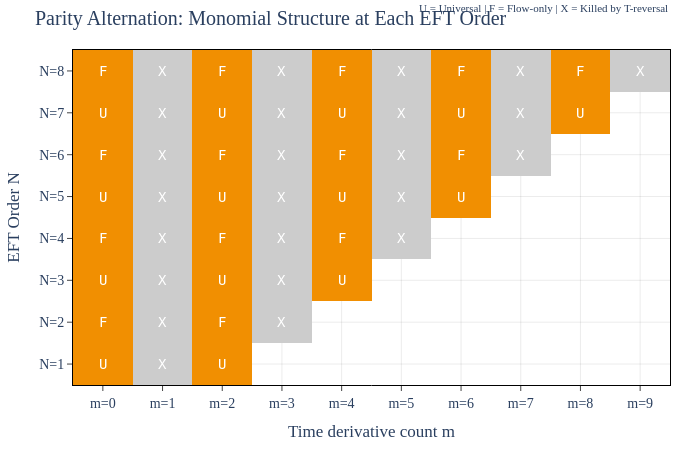

The notebook cell saved with this chart:
### Code cell
# viz-ref: fig_parity_alternation
# Visual: heatmap of monomial structure at each order

orders = list(range(1, 9))
max_L = max(N + 1 for N in orders)  # = 9

# Build a matrix: rows = orders N, columns = m values (0..max_L)
# Cell value: 0 = not present, 1 = survives (universal), 2 = survives (flow-only), -1 = killed
matrix = []
m_labels = [str(m) for m in range(max_L + 1)]
n_labels = [f"N={N}" for N in orders]

z_data = []
hover_data = []
for N in orders:
    L = N + 1
    pa = parity_alternation(N)
    row = []
    hover_row = []
    for m in range(max_L + 1):
        n = L - m
        if n < 0 or m > L:
            row.append(np.nan)  # outside this order
            hover_row.append("")
        elif m % 2 != 0:
            row.append(-1)  # killed by T-reversal
            hover_row.append(f"N={N}: (m={m},n={n}) KILLED by T-reversal")
        else:
            if n % 2 == 0:
                row.append(1)  # universal
                hover_row.append(f"N={N}: (m={m},n={n}) UNIVERSAL (even n)")
            else:
                row.append(2)  # flow-only
                hover_row.append(f"N={N}: (m={m},n={n}) FLOW-ONLY (odd n)")
    z_data.append(row)
    hover_data.append(hover_row)

# Custom colorscale: nan=white, -1=grey (killed), 1=green (universal), 2=red (flow-only)
killed_color = COLORS["sensitivity"]  # grey for killed monomials
fig = go.Figure(
    data=go.Heatmap(
        z=z_data,
        x=[f"m={m}" for m in range(max_L + 1)],
        y=[f"N={N}" for N in orders],
        customdata=hover_data,
        hovertemplate="%{customdata}<extra></extra>",
        colorscale=[
            [0.0, killed_color],
            [0.33, killed_color],
            [0.33, COLORS["Steinhauer"]],  # 1 -> blue (universal)
            [0.66, COLORS["Steinhauer"]],
            [0.66, COLORS["Trento"]],  # 2 -> amber (flow-only)
            [1.0, COLORS["Trento"]],
        ],
        zmin=-1,
        zmax=2,
        showscale=False,
    )
)

# Add text annotations on each cell
for i, N in enumerate(orders):
    L = N + 1
    for m in range(max_L + 1):
        n = L - m
        if n < 0 or m > L:
            continue
        if m % 2 != 0:
            symbol = "X"
            color = "white"
        elif n % 2 == 0:
            symbol = "U"
            color = "white"
        else:
            symbol = "F"
            color = "white"
        fig.add_annotation(
            x=f"m={m}",
            y=f"N={N}",
            text=symbol,
            showarrow=False,
            font=dict(size=14, color=color, family="monospace"),
        )

apply_layout(
    fig,
    title="Parity Alternation: Monomial Structure at Each EFT Order",
    height=450,
    width=700,
    xaxis_title="Time derivative count m",
    yaxis_title="EFT Order N",
)

# Add legend annotation
fig.add_annotation(
    x=1.0,
    y=1.15,
    xref="paper",
    yref="paper",
    text="U = Universal | F = Flow-only | X = Killed by T-reversal",
    showarrow=False,
    font=dict(size=11),
)

fig.show()

### Figure 1 — Plotly figure (JSON) as saved in the notebook; plotly's stock layout.template omitted (floating-point values rounded to 4 significant figures)
{"data": [{"colorscale": [[0, "#CCCCCC"], [0.33, "#CCCCCC"], [0.33, "#2E86AB"], [0.66, "#2E86AB"], [0.66, "#F18F01"], [1, "#F18F01"]], "customdata": [["N=1: (m=0,n=2) UNIVERSAL (even n)", "N=1: (m=1,n=1) KILLED by T-reversal", "N=1: (m=2,n=0) UNIVERSAL (even n)", "", "", "", "", "", "", ""], ["N=2: (m=0,n=3) FLOW-ONLY (odd n)", "N=2: (m=1,n=2) KILLED by T-reversal", "N=2: (m=2,n=1) FLOW-ONLY (odd n)", "N=2: (m=3,n=0) KILLED by T-reversal", "", "", "", "", "", ""], ["N=3: (m=0,n=4) UNIVERSAL (even n)", "N=3: (m=1,n=3) KILLED by T-reversal", "N=3: (m=2,n=2) UNIVERSAL (even n)", "N=3: (m=3,n=1) KILLED by T-reversal", "N=3: (m=4,n=0) UNIVERSAL (even n)", "", "", "", "", ""], ["N=4: (m=0,n=5) FLOW-ONLY (odd n)", "N=4: (m=1,n=4) KILLED by T-reversal", "N=4: (m=2,n=3) FLOW-ONLY (odd n)", "N=4: (m=3,n=2) KILLED by T-reversal", "N=4: (m=4,n=1) FLOW-ONLY (odd n)", "N=4: (m=5,n=0) KILLED by T-reversal", "", "", "", ""], ["N=5: (m=0,n=6) UNIVERSAL (even n)", "N=5: (m=1,n=5) KILLED by T-reversal", "N=5: (m=2,n=4) UNIVERSAL (even n)", "N=5: (m=3,n=3) KILLED by T-reversal", "N=5: (m=4,n=2) UNIVERSAL (even n)", "N=5: (m=5,n=1) KILLED by T-reversal", "N=5: (m=6,n=0) UNIVERSAL (even n)", "", "", ""], ["N=6: (m=0,n=7) FLOW-ONLY (odd n)", "N=6: (m=1,n=6) KILLED by T-reversal", "N=6: (m=2,n=5) FLOW-ONLY (odd n)", "N=6: (m=3,n=4) KILLED by T-reversal", "N=6: (m=4,n=3) FLOW-ONLY (odd n)", "N=6: (m=5,n=2) KILLED by T-reversal", "N=6: (m=6,n=1) FLOW-ONLY (odd n)", "N=6: (m=7,n=0) KILLED by T-reversal", "", ""], ["N=7: (m=0,n=8) UNIVERSAL (even n)", "N=7: (m=1,n=7) KILLED by T-reversal", "N=7: (m=2,n=6) UNIVERSAL (even n)", "N=7: (m=3,n=5) KILLED by T-reversal", "N=7: (m=4,n=4) UNIVERSAL (even n)", "N=7: (m=5,n=3) KILLED by T-reversal", "N=7: (m=6,n=2) UNIVERSAL (even n)", "N=7: (m=7,n=1) KILLED by T-reversal", "N=7: (m=8,n=0) UNIVERSAL (even n)", ""], ["N=8: (m=0,n=9) FLOW-ONLY (odd n)", "N=8: (m=1,n=8) KILLED by T-reversal", "N=8: (m=2,n=7) FLOW-ONLY (odd n)", "N=8: (m=3,n=6) KILLED by T-reversal", "N=8: (m=4,n=5) FLOW-ONLY (odd n)", "N=8: (m=5,n=4) KILLED by T-reversal", "N=8: (m=6,n=3) FLOW-ONLY (odd n)", "N=8: (m=7,n=2) KILLED by T-reversal", "N=8: (m=8,n=1) FLOW-ONLY (odd n)", "N=8: (m=9,n=0) KILLED by T-reversal"]], "hovertemplate": "%{customdata}<extra></extra>", "showscale": false, "type": "heatmap", "x": ["m=0", "m=1", "m=2", "m=3", "m=4", "m=5", "m=6", "m=7", "m=8", "m=9"], "y": ["N=1", "N=2", "N=3", "N=4", "N=5", "N=6", "N=7", "N=8"], "z": [[1, -1, 1, null, null, null, null, null, null, null], [2, -1, 2, -1, null, null, null, null, null, null], [1, -1, 1, -1, 1, null, null, null, null, null], [2, -1, 2, -1, 2, -1, null, null, null, null], [1, -1, 1, -1, 1, -1, 1, null, null, null], [2, -1, 2, -1, 2, -1, 2, -1, null, null], [1, -1, 1, -1, 1, -1, 1, -1, 1, null], [2, -1, 2, -1, 2, -1, 2, -1, 2, -1]], "zmax": 2, "zmin": -1}], "layout": {"annotations": [{"font": {"color": "white", "family": "monospace", "size": 14}, "showarrow": false, "text": "U", "x": "m=0", "y": "N=1"}, {"font": {"color": "white", "family": "monospace", "size": 14}, "showarrow": false, "text": "X", "x": "m=1", "y": "N=1"}, {"font": {"color": "white", "family": "monospace", "size": 14}, "showarrow": false, "text": "U", "x": "m=2", "y": "N=1"}, {"font": {"color": "white", "family": "monospace", "size": 14}, "showarrow": false, "text": "F", "x": "m=0", "y": "N=2"}, {"font": {"color": "white", "family": "monospace", "size": 14}, "showarrow": false, "text": "X", "x": "m=1", "y": "N=2"}, {"font": {"color": "white", "family": "monospace", "size": 14}, "showarrow": false, "text": "F", "x": "m=2", "y": "N=2"}, {"font": {"color": "white", "family": "monospace", "size": 14}, "showarrow": false, "text": "X", "x": "m=3", "y": "N=2"}, {"font": {"color": "white", "family": "monospace", "size": 14}, "showarrow": false, "text": "U", "x": "m=0", "y": "N=3"}, {"font": {"color": "white", "family": "monospace", "size": 14}, "showarrow": false, "text": "X", "x": "m=1", "y": "N=3"}, {"font": {"color": "white", "family": "monospace", "size": 14}, "showarrow": false, "text": "U", "x": "m=2", "y": "N=3"}, {"font": {"color": "white", "family": "monospace", "size": 14}, "showarrow": false, "text": "X", "x": "m=3", "y": "N=3"}, {"font": {"color": "white", "family": "monospace", "size": 14}, "showarrow": false, "text": "U", "x": "m=4", "y": "N=3"}, {"font": {"color": "white", "family": "monospace", "size": 14}, "showarrow": false, "text": "F", "x": "m=0", "y": "N=4"}, {"font": {"color": "white", "family": "monospace", "size": 14}, "showarrow": false, "text": "X", "x": "m=1", "y": "N=4"}, {"font": {"color": "white", "family": "monospace", "size": 14}, "showarrow": false, "text": "F", "x": "m=2", "y": "N=4"}, {"font": {"color": "white", "family": "monospace", "size": 14}, "showarrow": false, "text": "X", "x": "m=3", "y": "N=4"}, {"font": {"color": "white", "family": "monospace", "size": 14}, "showarrow": false, "text": "F", "x": "m=4", "y": "N=4"}, {"font": {"color": "white", "family": "monospace", "size": 14}, "showarrow": false, "text": "X", "x": "m=5", "y": "N=4"}, {"font": {"color": "white", "family": "monospace", "size": 14}, "showarrow": false, "text": "U", "x": "m=0", "y": "N=5"}, {"font": {"color": "white", "family": "monospace", "size": 14}, "showarrow": false, "text": "X", "x": "m=1", "y": "N=5"}, {"font": {"color": "white", "family": "monospace", "size": 14}, "showarrow": false, "text": "U", "x": "m=2", "y": "N=5"}, {"font": {"color": "white", "family": "monospace", "size": 14}, "showarrow": false, "text": "X", "x": "m=3", "y": "N=5"}, {"font": {"color": "white", "family": "monospace", "size": 14}, "showarrow": false, "text": "U", "x": "m=4", "y": "N=5"}, {"font": {"color": "white", "family": "monospace", "size": 14}, "showarrow": false, "text": "X", "x": "m=5", "y": "N=5"}, {"font": {"color": "white", "family": "monospace", "size": 14}, "showarrow": false, "text": "U", "x": "m=6", "y": "N=5"}, {"font": {"color": "white", "family": "monospace", "size": 14}, "showarrow": false, "text": "F", "x": "m=0", "y": "N=6"}, {"font": {"color": "white", "family": "monospace", "size": 14}, "showarrow": false, "text": "X", "x": "m=1", "y": "N=6"}, {"font": {"color": "white", "family": "monospace", "size": 14}, "showarrow": false, "text": "F", "x": "m=2", "y": "N=6"}, {"font": {"color": "white", "family": "monospace", "size": 14}, "showarrow": false, "text": "X", "x": "m=3", "y": "N=6"}, {"font": {"color": "white", "family": "monospace", "size": 14}, "showarrow": false, "text": "F", "x": "m=4", "y": "N=6"}, {"font": {"color": "white", "family": "monospace", "size": 14}, "showarrow": false, "text": "X", "x": "m=5", "y": "N=6"}, {"font": {"color": "white", "family": "monospace", "size": 14}, "showarrow": false, "text": "F", "x": "m=6", "y": "N=6"}, {"font": {"color": "white", "family": "monospace", "size": 14}, "showarrow": false, "text": "X", "x": "m=7", "y": "N=6"}, {"font": {"color": "white", "family": "monospace", "size": 14}, "showarrow": false, "text": "U", "x": "m=0", "y": "N=7"}, {"font": {"color": "white", "family": "monospace", "size": 14}, "showarrow": false, "text": "X", "x": "m=1", "y": "N=7"}, {"font": {"color": "white", "family": "monospace", "size": 14}, "showarrow": false, "text": "U", "x": "m=2", "y": "N=7"}, {"font": {"color": "white", "family": "monospace", "size": 14}, "showarrow": false, "text": "X", "x": "m=3", "y": "N=7"}, {"font": {"color": "white", "family": "monospace", "size": 14}, "showarrow": false, "text": "U", "x": "m=4", "y": "N=7"}, {"font": {"color": "white", "family": "monospace", "size": 14}, "showarrow": false, "text": "X", "x": "m=5", "y": "N=7"}, {"font": {"color": "white", "family": "monospace", "size": 14}, "showarrow": false, "text": "U", "x": "m=6", "y": "N=7"}, {"font": {"color": "white", "family": "monospace", "size": 14}, "showarrow": false, "text": "X", "x": "m=7", "y": "N=7"}, {"font": {"color": "white", "family": "monospace", "size": 14}, "showarrow": false, "text": "U", "x": "m=8", "y": "N=7"}, {"font": {"color": "white", "family": "monospace", "size": 14}, "showarrow": false, "text": "F", "x": "m=0", "y": "N=8"}, {"font": {"color": "white", "family": "monospace", "size": 14}, "showarrow": false, "text": "X", "x": "m=1", "y": "N=8"}, {"font": {"color": "white", "family": "monospace", "size": 14}, "showarrow": false, "text": "F", "x": "m=2", "y": "N=8"}, {"font": {"color": "white", "family": "monospace", "size": 14}, "showarrow": false, "text": "X", "x": "m=3", "y": "N=8"}, {"font": {"color": "white", "family": "monospace", "size": 14}, "showarrow": false, "text": "F", "x": "m=4", "y": "N=8"}, {"font": {"color": "white", "family": "monospace", "size": 14}, "showarrow": false, "text": "X", "x": "m=5", "y": "N=8"}, {"font": {"color": "white", "family": "monospace", "size": 14}, "showarrow": false, "text": "F", "x": "m=6", "y": "N=8"}, {"font": {"color": "white", "family": "monospace", "size": 14}, "showarrow": false, "text": "X", "x": "m=7", "y": "N=8"}, {"font": {"color": "white", "family": "monospace", "size": 14}, "showarrow": false, "text": "F", "x": "m=8", "y": "N=8"}, {"font": {"color": "white", "family": "monospace", "size": 14}, "showarrow": false, "text": "X", "x": "m=9", "y": "N=8"}, {"font": {"size": 11}, "showarrow": false, "text": "U = Universal | F = Flow-only | X = Killed by T-reversal", "x": 1, "xref": "paper", "y": 1.15, "yref": "paper"}], "font": {"family": "CMU Serif, Computer Modern, Times New Roman, serif", "size": 14}, "height": 450, "margin": {"b": 60, "l": 70, "r": 30, "t": 50}, "paper_bgcolor": "white", "plot_bgcolor": "white", "title": {"text": "Parity Alternation: Monomial Structure at Each EFT Order"}, "width": 700, "xaxis": {"gridcolor": "rgba(0,0,0,0.08)", "linecolor": "black", "linewidth": 1, "mirror": true, "showgrid": true, "showline": true, "ticks": "outside", "title": {"text": "Time derivative count m"}, "zeroline": true, "zerolinecolor": "rgba(0,0,0,0.2)"}, "yaxis": {"gridcolor": "rgba(0,0,0,0.08)", "linecolor": "black", "linewidth": 1, "mirror": true, "showgrid": true, "showline": true, "ticks": "outside", "title": {"text": "EFT Order N"}, "zeroline": true, "zerolinecolor": "rgba(0,0,0,0.2)"}}}
